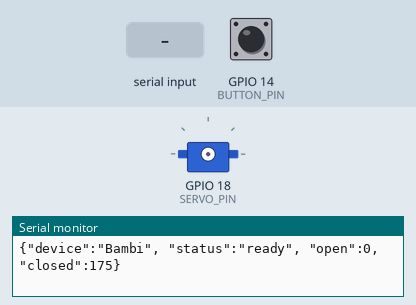
Simulated run of this sketch. Board: ESP32. Parts: servo, the last lines printed to the serial monitor. The test bench sets the inputs (shaded band); at power-on: GPIO 14 (BUTTON_PIN) HIGH. EEPROM starts erased.

Above: at 1.2 s.
1.3 s: GPIO 14 (BUTTON_PIN) pulled LOW for 0.15 s
At 4.2 s:
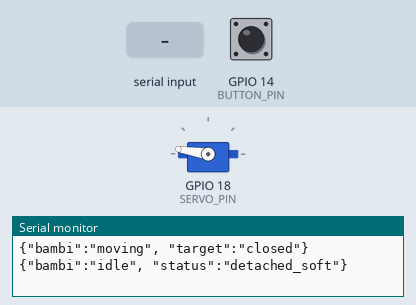
4.4 s: "OPEN\n" received over Serial
At 5.6 s:
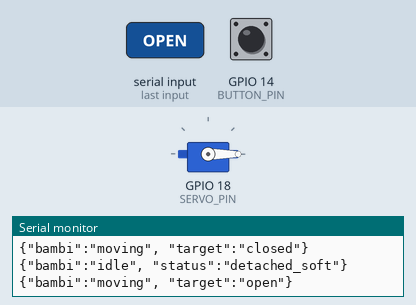
7.4 s: "CLOSE\n" received over Serial
At 7.9 s:
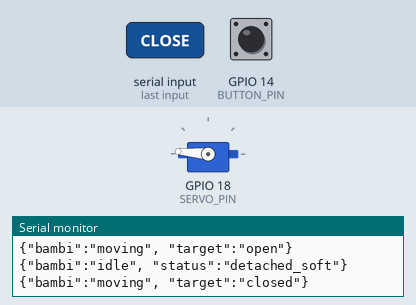
10.4 s: GPIO 14 (BUTTON_PIN) pulled LOW for 1 s
At 11.4 s:
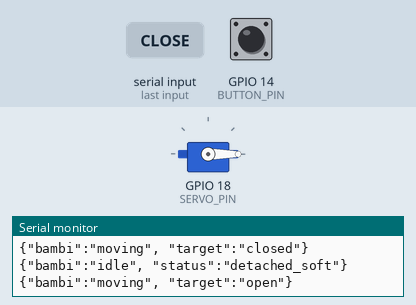
Timing chart, 0 to 13.4 s (numbered marks = the images above; inputs shaded):
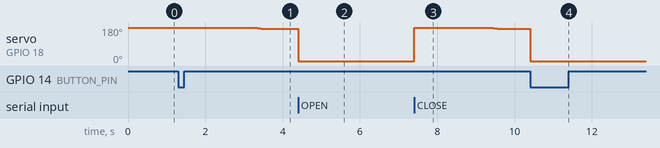

Measured:
- after the input at 1.3 s, servo on GPIO 18 (SERVO_PIN): 175° → 171° after 2.1 s
- after the input at 4.4 s, servo on GPIO 18 (SERVO_PIN): 171° → 0° at once
- after the input at 7.4 s, servo on GPIO 18 (SERVO_PIN): 0° → 175° at once, → 171° 2.1 s later
- after the input at 10.4 s, servo on GPIO 18 (SERVO_PIN): 171° → 0° at once

The sketch:

Servo_20260115113112.ino
```cpp
#include <ESP32Servo.h>
#include <Preferences.h> // NEU: Für das Langzeitgedächtnis

const int SERVO_PIN = 18;
const int BUTTON_PIN = 14;

// NEU: Aus Konstanten wurden dynamische Variablen
int posOpen = 0;
int posClosed = 175;

Servo bambi;
Preferences preferences; // NEU: Instanz für den Flash-Speicher

String inputBuffer = "";
unsigned long moveStartTime = 0;
bool isMoving = false;
int currentTarget = 0;
bool lastButtonState = HIGH;

void setup() {
  Serial.begin(115200);
  pinMode(BUTTON_PIN, INPUT_PULLUP);
  bambi.setPeriodHertz(50);

  // NEU: Speicher öffnen (Name "bambi", false = Lese-/Schreibmodus)
  preferences.begin("bambi", false);

  // Lade gespeicherte Werte. Falls noch nie gespeichert wurde, nimm 0 und 175 als Standard.
  posOpen = preferences.getInt("posOpen", 0);
  posClosed = preferences.getInt("posClosed", 175);

  Serial.println("{\"device\":\"Bambi\", \"status\":\"ready\", \"open\":" + String(posOpen) + ", \"closed\":" + String(posClosed) + "}");
}

void loop() {
  // 1. Manuellen Taster prüfen
  bool currentButtonState = digitalRead(BUTTON_PIN);
  if (currentButtonState == LOW && lastButtonState == HIGH) {
    if (!isMoving && (millis() - moveStartTime > 500)) {
      if (currentTarget == posClosed) { // Geändert zu dynamischer Variable
        processCommand("OPEN");
      } else {
        processCommand("CLOSE");
      }
    }
  }
  lastButtonState = currentButtonState;

  // 2. Serielle Befehle (Node.js)
  while (Serial.available() > 0) {
    char ch = (char)Serial.read();
    if (ch == '\n' || ch == '\r') {
      if (inputBuffer.length() > 0) {
        processCommand(inputBuffer);
        inputBuffer = "";
      }
    } else {
      inputBuffer += ch;
    }
  }

  // 3. Abschalten & Soft-Release
  if (isMoving && (millis() - moveStartTime > 2000)) {
    if (currentTarget == posClosed) { // Geändert zu dynamischer Variable
      // Geändert zu dynamischer Variable:
      for (int relief = posClosed; relief >= (posClosed - 4); relief--) {
        bambi.write(relief);
        delay(50);
      }
    }
    bambi.detach();
    isMoving = false;
    Serial.println("{\"bambi\":\"idle\", \"status\":\"detached_soft\"}");
  }
}

void moveBambi(int angle) {
  if (!bambi.attached()) {
    bambi.attach(SERVO_PIN, 500, 2500);
  }
  bambi.write(angle);
  currentTarget = angle;
  moveStartTime = millis();
  isMoving = true;
}

void processCommand(String cmd) {
  cmd.trim();

  if (cmd == "OPEN") {
    moveBambi(posOpen);
    Serial.println("{\"bambi\":\"moving\", \"target\":\"open\"}");
  }
  else if (cmd == "CLOSE") {
    moveBambi(posClosed);
    Serial.println("{\"bambi\":\"moving\", \"target\":\"closed\"}");
  }
  // NEU: Den SAVE-Befehl aus der App abfangen und zerlegen
  else if (cmd.startsWith("SAVE:")) {
    // Erwartetes Format: "SAVE:0:175"
    int firstColon = cmd.indexOf(':');
    int secondColon = cmd.indexOf(':', firstColon + 1);

    if (firstColon != -1 && secondColon != -1) {
      // Werte aus dem String schneiden und in Zahlen (Int) umwandeln
      String openStr = cmd.substring(firstColon + 1, secondColon);
      String closeStr = cmd.substring(secondColon + 1);

      posOpen = openStr.toInt();
      posClosed = closeStr.toInt();

      // Dauerhaft im Flash-Speicher ablegen
      preferences.putInt("posOpen", posOpen);
      preferences.putInt("posClosed", posClosed);

      Serial.println("{\"status\":\"saved\", \"open\":" + String(posOpen) + ", \"closed\":" + String(posClosed) + "}");
    }
  }
}
```
